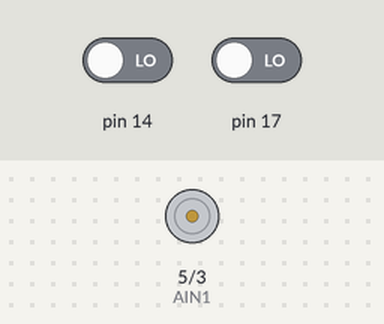
Bench run of a sketch on a simulated Arduino Uno, built with avr-gcc and run on an emulated ATmega328P. Parts: motor-driver pin pairs drawn as motors (green arrow = first pin HIGH = forward, orange = second pin HIGH = backward, longer = more drive). The inputs (shaded band) are chosen by the test bench; at power-on: pin 14 LOW, pin 17 LOW. What the sketch prints to the serial monitor is not drawn.

Above: at 1.2 s.
1.3 s: pin 14 driven HIGH
At 1.7 s:
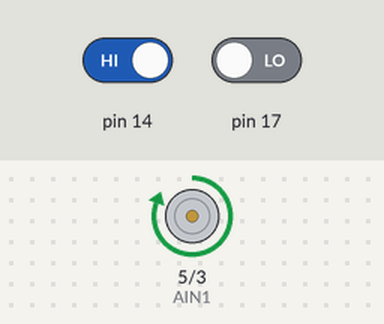
2.8 s: pin 17 driven HIGH
Timing chart, 0 to 5.8 s (numbered marks = the images above; inputs shaded):
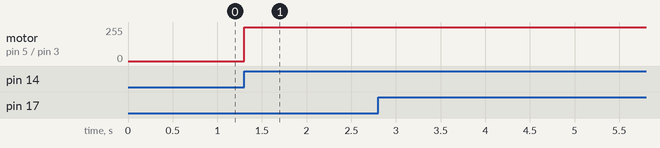

Measured:
- after the input at 1.3 s, motor on pin 5 (AIN1) / pin 3 (AIN2): stopped → forward 255/255 at once
- after the input at 2.8 s, every drawn part: stays the same

The sketch:

servo_bme.ino
```cpp
#define SAMPLENUM 20
#define settime 5000
int AIN1=5;
int AIN2=3;
int count=0;
int fpstate=0;
int Fpstate=1;
int fpStateArray[SAMPLENUM];
int state=0;
int alt_flag=0;
bool status;
int starttime,nowtime;
int Time;
int mode=0;

float calcMedian(void *array, int n, int type) {
  if (type == 0) { // If data type is int
    int *intArray = (int*) array;
    for (int i = 0; i < n; i++) {
      for (int j = i + 1; j < n; j++) {
        if (intArray[i] > intArray[j]) {
          int changer = intArray[j];
          intArray[j] = intArray[i];
          intArray[i] = changer;
        }
      }
    }
    if (n % 2 == 0) {
      return (float) (intArray[n / 2] + intArray[n / 2 - 1]) / 2;
    } else {
      return (float) intArray[n / 2];
    }
  } else if (type == 1) { // If data type is float
    float *floatArray = (float*) array;
    for (int i = 0; i < n; i++) {
      for (int j = i + 1; j < n; j++) {
        if (floatArray[i] > floatArray[j]) {
          float changer = floatArray[j];
          floatArray[j] = floatArray[i];
          floatArray[i] = changer;
        }
      }
    }
    if (n % 2 == 0) {
      return (floatArray[n / 2] + floatArray[n / 2 - 1]) / 2;
    } else {
      return floatArray[n / 2];
    }
  } else {
    // Error or unknown data type
    return 0.0;
  }
}

uint8_t fp (){
  int pinmode=0;
  int i = digitalRead(17);
  if(i==1){
    pinmode=0;
  }else if(i==0){
    pinmode=1;
  }
  return (uint8_t)pinmode;
}

int isLaunched(int FlighPinState) {
  fpStateArray[0] = FlighPinState;
	for (int i = (SAMPLENUM - 1); i > 0; i--) {
		fpStateArray[i] = fpStateArray[i - 1];
	}
  fpStateArray[0] = FlighPinState;
	if (calcMedian(fpStateArray, SAMPLENUM, 0) == 1) { //launched
		return 0;
	} else {
		return 1;
	}
}
void setup()
{
  pinMode(AIN1,OUTPUT);
  pinMode(AIN2,OUTPUT);
  pinMode(14,INPUT);
  pinMode(17,INPUT);
  digitalWrite(AIN1,LOW);
  digitalWrite(AIN2,LOW);
  Serial.begin(9600);

  pinMode(13,INPUT);
  pinMode(17,INPUT);

}

void loop()
{count++;
fpstate = fp();
Fpstate = isLaunched(fpstate);
switch(mode){
case 0:
if (Fpstate==0){
starttime=millis();
mode=1;
}
break;
case 1:
if(Fpstate==1){
  mode=0;
  break;
}
nowtime=millis();
Time=nowtime-starttime;
alt_flag=digitalRead(14);
if(alt_flag==1||Time>settime){
  Serial.print("open");
  digitalWrite(AIN1,HIGH);
  digitalWrite(AIN2,LOW);
}
break;
}
}
```
